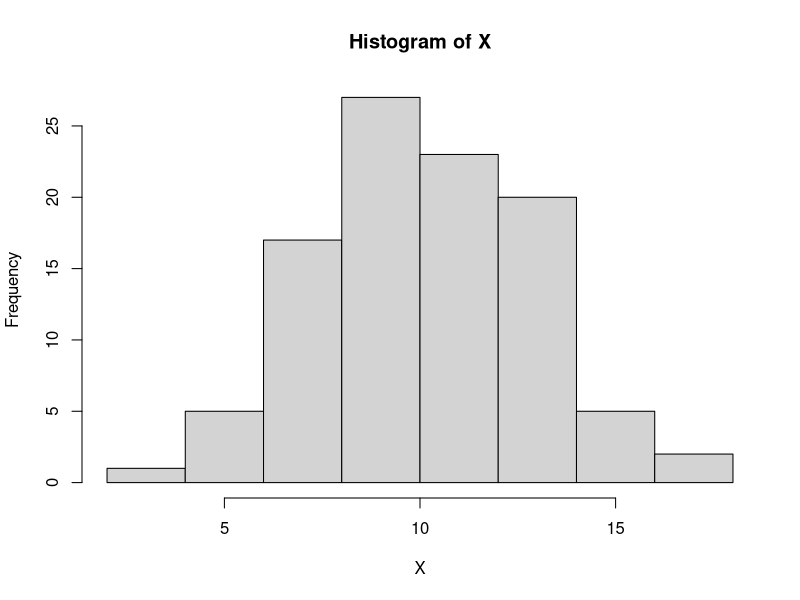

Reproduce this figure in R.
## ---- chunk 1
knitr::opts_chunk$set(echo = TRUE)
## ---- chunk 2
#R code to produce a plot, which will show in the doc
#alternatively, past the figure into the document
X <- rnorm(100,10,3)
hist(X)
